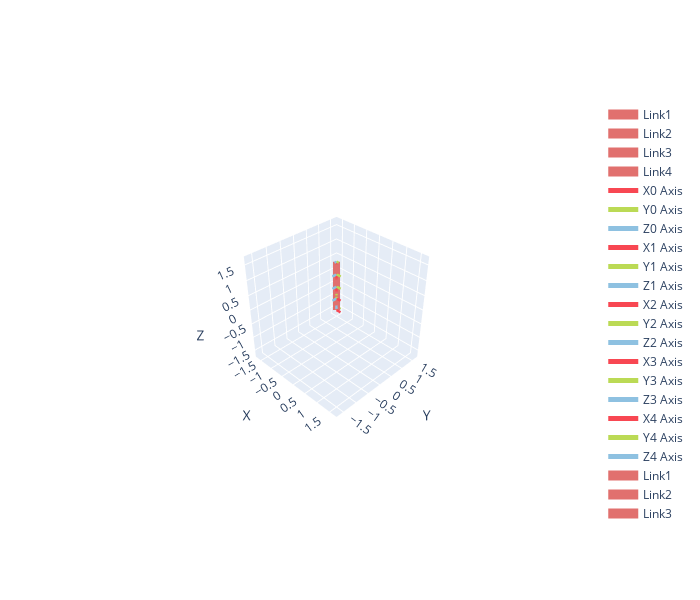

Source (notebook cell):
### Markdown cell above
or using the plotly backends:

### Code cell
# robot.plotly(robot.qz) # zero configuration
fig = robot.plotly(robot.qz, save=True, path='./fig/g4_plotly.png') # zero configuration
fig.show("png")

### Figure 1 — Plotly figure (JSON) as saved in the notebook; plotly's stock layout.template omitted (floating-point values rounded to 4 significant figures)
{"data": [{"line": {"color": "#E1706E", "width": 14}, "mode": "lines", "name": "Link1", "type": "scatter3d", "x": [0.0, 0.0], "y": [0.0, 0.0], "z": [0.0, 0.4]}, {"line": {"color": "#E1706E", "width": 14}, "mode": "lines", "name": "Link2", "type": "scatter3d", "x": [0.0, -2.449e-17], "y": [0.0, 2.449e-17], "z": [0.4, 0.8]}, {"line": {"color": "#E1706E", "width": 14}, "mode": "lines", "name": "Link3", "type": "scatter3d", "x": [-2.449e-17, -4.899e-17], "y": [2.449e-17, 4.899e-17], "z": [0.8, 1.2]}, {"line": {"color": "#E1706E", "width": 14}, "mode": "lines", "name": "Link4", "type": "scatter3d", "x": [-4.899e-17, -7.348e-17], "y": [4.899e-17, 7.348e-17], "z": [1.2, 1.6]}, {"line": {"color": "#F84752", "width": 5}, "mode": "lines", "name": "X0 Axis", "type": "scatter3d", "x": [0, 0.16], "y": [0, 0], "z": [0, 0]}, {"cmax": 1, "cmin": 0, "colorscale": [[0, "#F84752"], [1, "#F84752"]], "showscale": false, "sizemode": "absolute", "sizeref": 0.016, "type": "cone", "u": [1], "v": [0], "w": [0], "x": [0.16], "y": [0], "z": [0]}, {"line": {"color": "#BBDA55", "width": 5}, "mode": "lines", "name": "Y0 Axis", "type": "scatter3d", "x": [0, 0], "y": [0, 0.16], "z": [0, 0]}, {"cmax": 1, "cmin": 0, "colorscale": [[0, "#BBDA55"], [1, "#BBDA55"]], "showscale": false, "sizemode": "absolute", "sizeref": 0.016, "type": "cone", "u": [0], "v": [1], "w": [0], "x": [0], "y": [0.16], "z": [0]}, {"line": {"color": "#8EC1E1", "width": 5}, "mode": "lines", "name": "Z0 Axis", "type": "scatter3d", "x": [0, 0], "y": [0, 0], "z": [0, 0.16]}, {"cmax": 1, "cmin": 0, "colorscale": [[0, "#8EC1E1"], [1, "#8EC1E1"]], "showscale": false, "sizemode": "absolute", "sizeref": 0.016, "type": "cone", "u": [0], "v": [0], "w": [1], "x": [0], "y": [0], "z": [0.16]}, {"line": {"color": "#F84752", "width": 5}, "mode": "lines", "name": "X1 Axis", "type": "scatter3d", "x": [0, 0.16], "y": [0, 0], "z": [0.4, 0.4]}, {"cmax": 1, "cmin": 0, "colorscale": [[0, "#F84752"], [1, "#F84752"]], "showscale": false, "sizemode": "absolute", "sizeref": 0.016, "type": "cone", "u": [1], "v": [0], "w": [0], "x": [0.16], "y": [0], "z": [0.4]}, {"line": {"color": "#BBDA55", "width": 5}, "mode": "lines", "name": "Y1 Axis", "type": "scatter3d", "x": [0, 0], "y": [0, 9.797e-18], "z": [0.4, 0.56]}, {"cmax": 1, "cmin": 0, "colorscale": [[0, "#BBDA55"], [1, "#BBDA55"]], "showscale": false, "sizemode": "absolute", "sizeref": 0.016, "type": "cone", "u": [0], "v": [6.123e-17], "w": [1], "x": [0], "y": [9.797e-18], "z": [0.56]}, {"line": {"color": "#8EC1E1", "width": 5}, "mode": "lines", "name": "Z1 Axis", "type": "scatter3d", "x": [0, 0], "y": [0, -0.16], "z": [0.4, 0.4]}, {"cmax": 1, "cmin": 0, "colorscale": [[0, "#8EC1E1"], [1, "#8EC1E1"]], "showscale": false, "sizemode": "absolute", "sizeref": 0.016, "type": "cone", "u": [0], "v": [-1], "w": [6.123e-17], "x": [0], "y": [-0.16], "z": [0.4]}, {"line": {"color": "#F84752", "width": 5}, "mode": "lines", "name": "X2 Axis", "type": "scatter3d", "x": [-2.449e-17, -1.47e-17], "y": [2.449e-17, 1.47e-17], "z": [0.8, 0.64]}, {"cmax": 1, "cmin": 0, "colorscale": [[0, "#F84752"], [1, "#F84752"]], "showscale": false, "sizemode": "absolute", "sizeref": 0.016, "type": "cone", "u": [6.123e-17], "v": [-6.123e-17], "w": [-1], "x": [-1.47e-17], "y": [1.47e-17], "z": [0.64]}, {"line": {"color": "#BBDA55", "width": 5}, "mode": "lines", "name": "Y2 Axis", "type": "scatter3d", "x": [-2.449e-17, 0.16], "y": [2.449e-17, 2.449e-17], "z": [0.8, 0.8]}, {"cmax": 1, "cmin": 0, "colorscale": [[0, "#BBDA55"], [1, "#BBDA55"]], "showscale": false, "sizemode": "absolute", "sizeref": 0.016, "type": "cone", "u": [1], "v": [3.749e-33], "w": [6.123e-17], "x": [0.16], "y": [2.449e-17], "z": [0.8]}, {"line": {"color": "#8EC1E1", "width": 5}, "mode": "lines", "name": "Z2 Axis", "type": "scatter3d", "x": [-2.449e-17, -2.449e-17], "y": [2.449e-17, -0.16], "z": [0.8, 0.8]}, {"cmax": 1, "cmin": 0, "colorscale": [[0, "#8EC1E1"], [1, "#8EC1E1"]], "showscale": false, "sizemode": "absolute", "sizeref": 0.016, "type": "cone", "u": [0], "v": [-1], "w": [6.123e-17], "x": [-2.449e-17], "y": [-0.16], "z": [0.8]}, {"line": {"color": "#F84752", "width": 5}, "mode": "lines", "name": "X3 Axis", "type": "scatter3d", "x": [-4.899e-17, -3.919e-17], "y": [4.899e-17, 3.919e-17], "z": [1.2, 1.04]}, {"cmax": 1, "cmin": 0, "colorscale": [[0, "#F84752"], [1, "#F84752"]], "showscale": false, "sizemode": "absolute", "sizeref": 0.016, "type": "cone", "u": [6.123e-17], "v": [-6.123e-17], "w": [-1], "x": [-3.919e-17], "y": [3.919e-17], "z": [1.04]}, {"line": {"color": "#BBDA55", "width": 5}, "mode": "lines", "name": "Y3 Axis", "type": "scatter3d", "x": [-4.899e-17, 0.16], "y": [4.899e-17, 4.899e-17], "z": [1.2, 1.2]}, {"cmax": 1, "cmin": 0, "colorscale": [[0, "#BBDA55"], [1, "#BBDA55"]], "showscale": false, "sizemode": "absolute", "sizeref": 0.016, "type": "cone", "u": [1], "v": [3.749e-33], "w": [6.123e-17], "x": [0.16], "y": [4.899e-17], "z": [1.2]}, {"line": {"color": "#8EC1E1", "width": 5}, "mode": "lines", "name": "Z3 Axis", "type": "scatter3d", "x": [-4.899e-17, -4.899e-17], "y": [4.899e-17, -0.16], "z": [1.2, 1.2]}, {"cmax": 1, "cmin": 0, "colorscale": [[0, "#8EC1E1"], [1, "#8EC1E1"]], "showscale": false, "sizemode": "absolute", "sizeref": 0.016, "type": "cone", "u": [0], "v": [-1], "w": [6.123e-17], "x": [-4.899e-17], "y": [-0.16], "z": [1.2]}, {"line": {"color": "#F84752", "width": 5}, "mode": "lines", "name": "X4 Axis", "type": "scatter3d", "x": [-7.348e-17, -6.858e-17], "y": [7.348e-17, 6.858e-17], "z": [1.6, 1.52]}, {"cmax": 1, "cmin": 0, "colorscale": [[0, "#F84752"], [1, "#F84752"]], "showscale": false, "sizemode": "absolute", "sizeref": 0.008, "type": "cone", "u": [6.123e-17], "v": [-6.123e-17], "w": [-1], "x": [-6.858e-17], "y": [6.858e-17], "z": [1.52]}, {"line": {"color": "#BBDA55", "width": 5}, "mode": "lines", "name": "Y4 Axis", "type": "scatter3d", "x": [-7.348e-17, 0.08], "y": [7.348e-17, 7.348e-17], "z": [1.6, 1.6]}, {"cmax": 1, "cmin": 0, "colorscale": [[0, "#BBDA55"], [1, "#BBDA55"]], "showscale": false, "sizemode": "absolute", "sizeref": 0.008, "type": "cone", "u": [1], "v": [3.749e-33], "w": [6.123e-17], "x": [0.08], "y": [7.348e-17], "z": [1.6]}, {"line": {"color": "#8EC1E1", "width": 5}, "mode": "lines", "name": "Z4 Axis", "type": "scatter3d", "x": [-7.348e-17, -7.348e-17], "y": [7.348e-17, -0.08], "z": [1.6, 1.6]}, {"cmax": 1, "cmin": 0, "colorscale": [[0, "#8EC1E1"], [1, "#8EC1E1"]], "showscale": false, "sizemode": "absolute", "sizeref": 0.008, "type": "cone", "u": [0], "v": [-1], "w": [6.123e-17], "x": [-7.348e-17], "y": [-0.08], "z": [1.6]}, {"line": {"color": "#E1706E", "width": 14}, "mode": "lines", "name": "Link1", "type": "scatter3d", "x": [0.0, 0.0], "y": [0.0, 0.0], "z": [0.0, 0.4]}, {"line": {"color": "#E1706E", "width": 14}, "mode": "lines", "name": "Link2", "type": "scatter3d", "x": [0.0, -2.449e-17], "y": [0.0, 2.449e-17], "z": [0.4, 0.8]}, {"line": {"color": "#E1706E", "width": 14}, "mode": "lines", "name": "Link3", "type": "scatter3d", "x": [-2.449e-17, -4.899e-17], "y": [2.449e-17, 4.899e-17], "z": [0.8, 1.2]}, {"line": {"color": "#E1706E", "width": 14}, "mode": "lines", "name": "Link4", "type": "scatter3d", "x": [-4.899e-17, -7.348e-17], "y": [4.899e-17, 7.348e-17], "z": [1.2, 1.6]}, {"line": {"color": "#F84752", "width": 5}, "mode": "lines", "name": "X0 Axis", "type": "scatter3d", "x": [0, 0.16], "y": [0, 0], "z": [0, 0]}, {"cmax": 1, "cmin": 0, "colorscale": [[0, "#F84752"], [1, "#F84752"]], "showscale": false, "sizemode": "absolute", "sizeref": 0.016, "type": "cone", "u": [1], "v": [0], "w": [0], "x": [0.16], "y": [0], "z": [0]}, {"line": {"color": "#BBDA55", "width": 5}, "mode": "lines", "name": "Y0 Axis", "type": "scatter3d", "x": [0, 0], "y": [0, 0.16], "z": [0, 0]}, {"cmax": 1, "cmin": 0, "colorscale": [[0, "#BBDA55"], [1, "#BBDA55"]], "showscale": false, "sizemode": "absolute", "sizeref": 0.016, "type": "cone", "u": [0], "v": [1], "w": [0], "x": [0], "y": [0.16], "z": [0]}, {"line": {"color": "#8EC1E1", "width": 5}, "mode": "lines", "name": "Z0 Axis", "type": "scatter3d", "x": [0, 0], "y": [0, 0], "z": [0, 0.16]}, {"cmax": 1, "cmin": 0, "colorscale": [[0, "#8EC1E1"], [1, "#8EC1E1"]], "showscale": false, "sizemode": "absolute", "sizeref": 0.016, "type": "cone", "u": [0], "v": [0], "w": [1], "x": [0], "y": [0], "z": [0.16]}, {"line": {"color": "#F84752", "width": 5}, "mode": "lines", "name": "X1 Axis", "type": "scatter3d", "x": [0, 0.16], "y": [0, 0], "z": [0.4, 0.4]}, {"cmax": 1, "cmin": 0, "colorscale": [[0, "#F84752"], [1, "#F84752"]], "showscale": false, "sizemode": "absolute", "sizeref": 0.016, "type": "cone", "u": [1], "v": [0], "w": [0], "x": [0.16], "y": [0], "z": [0.4]}, {"line": {"color": "#BBDA55", "width": 5}, "mode": "lines", "name": "Y1 Axis", "type": "scatter3d", "x": [0, 0], "y": [0, 9.797e-18], "z": [0.4, 0.56]}, {"cmax": 1, "cmin": 0, "colorscale": [[0, "#BBDA55"], [1, "#BBDA55"]], "showscale": false, "sizemode": "absolute", "sizeref": 0.016, "type": "cone", "u": [0], "v": [6.123e-17], "w": [1], "x": [0], "y": [9.797e-18], "z": [0.56]}, {"line": {"color": "#8EC1E1", "width": 5}, "mode": "lines", "name": "Z1 Axis", "type": "scatter3d", "x": [0, 0], "y": [0, -0.16], "z": [0.4, 0.4]}, {"cmax": 1, "cmin": 0, "colorscale": [[0, "#8EC1E1"], [1, "#8EC1E1"]], "showscale": false, "sizemode": "absolute", "sizeref": 0.016, "type": "cone", "u": [0], "v": [-1], "w": [6.123e-17], "x": [0], "y": [-0.16], "z": [0.4]}, {"line": {"color": "#F84752", "width": 5}, "mode": "lines", "name": "X2 Axis", "type": "scatter3d", "x": [-2.449e-17, -1.47e-17], "y": [2.449e-17, 1.47e-17], "z": [0.8, 0.64]}, {"cmax": 1, "cmin": 0, "colorscale": [[0, "#F84752"], [1, "#F84752"]], "showscale": false, "sizemode": "absolute", "sizeref": 0.016, "type": "cone", "u": [6.123e-17], "v": [-6.123e-17], "w": [-1], "x": [-1.47e-17], "y": [1.47e-17], "z": [0.64]}, {"line": {"color": "#BBDA55", "width": 5}, "mode": "lines", "name": "Y2 Axis", "type": "scatter3d", "x": [-2.449e-17, 0.16], "y": [2.449e-17, 2.449e-17], "z": [0.8, 0.8]}, {"cmax": 1, "cmin": 0, "colorscale": [[0, "#BBDA55"], [1, "#BBDA55"]], "showscale": false, "sizemode": "absolute", "sizeref": 0.016, "type": "cone", "u": [1], "v": [3.749e-33], "w": [6.123e-17], "x": [0.16], "y": [2.449e-17], "z": [0.8]}, {"line": {"color": "#8EC1E1", "width": 5}, "mode": "lines", "name": "Z2 Axis", "type": "scatter3d", "x": [-2.449e-17, -2.449e-17], "y": [2.449e-17, -0.16], "z": [0.8, 0.8]}, {"cmax": 1, "cmin": 0, "colorscale": [[0, "#8EC1E1"], [1, "#8EC1E1"]], "showscale": false, "sizemode": "absolute", "sizeref": 0.016, "type": "cone", "u": [0], "v": [-1], "w": [6.123e-17], "x": [-2.449e-17], "y": [-0.16], "z": [0.8]}, {"line": {"color": "#F84752", "width": 5}, "mode": "lines", "name": "X3 Axis", "type": "scatter3d", "x": [-4.899e-17, -3.919e-17], "y": [4.899e-17, 3.919e-17], "z": [1.2, 1.04]}, {"cmax": 1, "cmin": 0, "colorscale": [[0, "#F84752"], [1, "#F84752"]], "showscale": false, "sizemode": "absolute", "sizeref": 0.016, "type": "cone", "u": [6.123e-17], "v": [-6.123e-17], "w": [-1], "x": [-3.919e-17], "y": [3.919e-17], "z": [1.04]}, {"line": {"color": "#BBDA55", "width": 5}, "mode": "lines", "name": "Y3 Axis", "type": "scatter3d", "x": [-4.899e-17, 0.16], "y": [4.899e-17, 4.899e-17], "z": [1.2, 1.2]}, {"cmax": 1, "cmin": 0, "colorscale": [[0, "#BBDA55"], [1, "#BBDA55"]], "showscale": false, "sizemode": "absolute", "sizeref": 0.016, "type": "cone", "u": [1], "v": [3.749e-33], "w": [6.123e-17], "x": [0.16], "y": [4.899e-17], "z": [1.2]}, {"line": {"color": "#8EC1E1", "width": 5}, "mode": "lines", "name": "Z3 Axis", "type": "scatter3d", "x": [-4.899e-17, -4.899e-17], "y": [4.899e-17, -0.16], "z": [1.2, 1.2]}, {"cmax": 1, "cmin": 0, "colorscale": [[0, "#8EC1E1"], [1, "#8EC1E1"]], "showscale": false, "sizemode": "absolute", "sizeref": 0.016, "type": "cone", "u": [0], "v": [-1], "w": [6.123e-17], "x": [-4.899e-17], "y": [-0.16], "z": [1.2]}, {"line": {"color": "#F84752", "width": 5}, "mode": "lines", "name": "X4 Axis", "type": "scatter3d", "x": [-7.348e-17, -6.858e-17], "y": [7.348e-17, 6.858e-17], "z": [1.6, 1.52]}, {"cmax": 1, "cmin": 0, "colorscale": [[0, "#F84752"], [1, "#F84752"]], "showscale": false, "sizemode": "absolute", "sizeref": 0.008, "type": "cone", "u": [6.123e-17], "v": [-6.123e-17], "w": [-1], "x": [-6.858e-17], "y": [6.858e-17], "z": [1.52]}, {"line": {"color": "#BBDA55", "width": 5}, "mode": "lines", "name": "Y4 Axis", "type": "scatter3d", "x": [-7.348e-17, 0.08], "y": [7.348e-17, 7.348e-17], "z": [1.6, 1.6]}, {"cmax": 1, "cmin": 0, "colorscale": [[0, "#BBDA55"], [1, "#BBDA55"]], "showscale": false, "sizemode": "absolute", "sizeref": 0.008, "type": "cone", "u": [1], "v": [3.749e-33], "w": [6.123e-17], "x": [0.08], "y": [7.348e-17], "z": [1.6]}, {"line": {"color": "#8EC1E1", "width": 5}, "mode": "lines", "name": "Z4 Axis", "type": "scatter3d", "x": [-7.348e-17, -7.348e-17], "y": [7.348e-17, -0.08], "z": [1.6, 1.6]}, {"cmax": 1, "cmin": 0, "colorscale": [[0, "#8EC1E1"], [1, "#8EC1E1"]], "showscale": false, "sizemode": "absolute", "sizeref": 0.008, "type": "cone", "u": [0], "v": [-1], "w": [6.123e-17], "x": [-7.348e-17], "y": [-0.08], "z": [1.6]}, {"line": {"color": "#E1706E", "width": 14}, "mode": "lines", "name": "Link1", "type": "scatter3d", "x": [0.0, 0.0], "y": [0.0, 0.0], "z": [0.0, 0.4]}, {"line": {"color": "#E1706E", "width": 14}, "mode": "lines", "name": "Link2", "type": "scatter3d", "x": [0.0, -2.449e-17], "y": [0.0, 2.449e-17], "z": [0.4, 0.8]}, {"line": {"color": "#E1706E", "width": 14}, "mode": "lines", "name": "Link3", "type": "scatter3d", "x": [-2.449e-17, -4.899e-17], "y": [2.449e-17, 4.899e-17], "z": [0.8, 1.2]}, {"line": {"color": "#E1706E", "width": 14}, "mode": "lines", "name": "Link4", "type": "scatter3d", "x": [-4.899e-17, -7.348e-17], "y": [4.899e-17, 7.348e-17], "z": [1.2, 1.6]}, {"line": {"color": "#F84752", "width": 5}, "mode": "lines", "name": "X0 Axis", "type": "scatter3d", "x": [0, 0.16], "y": [0, 0], "z": [0, 0]}, {"cmax": 1, "cmin": 0, "colorscale": [[0, "#F84752"], [1, "#F84752"]], "showscale": false, "sizemode": "absolute", "sizeref": 0.016, "type": "cone", "u": [1], "v": [0], "w": [0], "x": [0.16], "y": [0], "z": [0]}, {"line": {"color": "#BBDA55", "width": 5}, "mode": "lines", "name": "Y0 Axis", "type": "scatter3d", "x": [0, 0], "y": [0, 0.16], "z": [0, 0]}, {"cmax": 1, "cmin": 0, "colorscale": [[0, "#BBDA55"], [1, "#BBDA55"]], "showscale": false, "sizemode": "absolute", "sizeref": 0.016, "type": "cone", "u": [0], "v": [1], "w": [0], "x": [0], "y": [0.16], "z": [0]}, {"line": {"color": "#8EC1E1", "width": 5}, "mode": "lines", "name": "Z0 Axis", "type": "scatter3d", "x": [0, 0], "y": [0, 0], "z": [0, 0.16]}, {"cmax": 1, "cmin": 0, "colorscale": [[0, "#8EC1E1"], [1, "#8EC1E1"]], "showscale": false, "sizemode": "absolute", "sizeref": 0.016, "type": "cone", "u": [0], "v": [0], "w": [1], "x": [0], "y": [0], "z": [0.16]}, {"line": {"color": "#F84752", "width": 5}, "mode": "lines", "name": "X1 Axis", "type": "scatter3d", "x": [0, 0.16], "y": [0, 0], "z": [0.4, 0.4]}, {"cmax": 1, "cmin": 0, "colorscale": [[0, "#F84752"], [1, "#F84752"]], "showscale": false, "sizemode": "absolute", "sizeref": 0.016, "type": "cone", "u": [1], "v": [0], "w": [0], "x": [0.16], "y": [0], "z": [0.4]}, {"line": {"color": "#BBDA55", "width": 5}, "mode": "lines", "name": "Y1 Axis", "type": "scatter3d", "x": [0, 0], "y": [0, 9.797e-18], "z": [0.4, 0.56]}, {"cmax": 1, "cmin": 0, "colorscale": [[0, "#BBDA55"], [1, "#BBDA55"]], "showscale": false, "sizemode": "absolute", "sizeref": 0.016, "type": "cone", "u": [0], "v": [6.123e-17], "w": [1], "x": [0], "y": [9.797e-18], "z": [0.56]}, {"line": {"color": "#8EC1E1", "width": 5}, "mode": "lines", "name": "Z1 Axis", "type": "scatter3d", "x": [0, 0], "y": [0, -0.16], "z": [0.4, 0.4]}, {"cmax": 1, "cmin": 0, "colorscale": [[0, "#8EC1E1"], [1, "#8EC1E1"]], "showscale": false, "sizemode": "absolute", "sizeref": 0.016, "type": "cone", "u": [0], "v": [-1], "w": [6.123e-17], "x": [0], "y": [-0.16], "z": [0.4]}, {"line": {"color": "#F84752", "width": 5}, "mode": "lines", "name": "X2 Axis", "type": "scatter3d", "x": [-2.449e-17, -1.47e-17], "y": [2.449e-17, 1.47e-17], "z": [0.8, 0.64]}, {"cmax": 1, "cmin": 0, "colorscale": [[0, "#F84752"], [1, "#F84752"]], "showscale": false, "sizemode": "absolute", "sizeref": 0.016, "type": "cone", "u": [6.123e-17], "v": [-6.123e-17], "w": [-1], "x": [-1.47e-17], "y": [1.47e-17], "z": [0.64]}, {"line": {"color": "#BBDA55", "width": 5}, "mode": "lines", "name": "Y2 Axis", "type": "scatter3d", "x": [-2.449e-17, 0.16], "y": [2.449e-17, 2.449e-17], "z": [0.8, 0.8]}, {"cmax": 1, "cmin": 0, "colorscale": [[0, "#BBDA55"], [1, "#BBDA55"]], "showscale": false, "sizemode": "absolute", "sizeref": 0.016, "type": "cone", "u": [1], "v": [3.749e-33], "w": [6.123e-17], "x": [0.16], "y": [2.449e-17], "z": [0.8]}, {"line": {"color": "#8EC1E1", "width": 5}, "mode": "lines", "name": "Z2 Axis", "type": "scatter3d", "x": [-2.449e-17, -2.449e-17], "y": [2.449e-17, -0.16], "z": [0.8, 0.8]}, {"cmax": 1, "cmin": 0, "colorscale": [[0, "#8EC1E1"], [1, "#8EC1E1"]], "showscale": false, "sizemode": "absolute", "sizeref": 0.016, "type": "cone", "u": [0], "v": [-1], "w": [6.123e-17], "x": [-2.449e-17], "y": [-0.16], "z": [0.8]}, {"line": {"color": "#F84752", "width": 5}, "mode": "lines", "name": "X3 Axis", "type": "scatter3d", "x": [-4.899e-17, -3.919e-17], "y": [4.899e-17, 3.919e-17], "z": [1.2, 1.04]}, {"cmax": 1, "cmin": 0, "colorscale": [[0, "#F84752"], [1, "#F84752"]], "showscale": false, "sizemode": "absolute", "sizeref": 0.016, "type": "cone", "u": [6.123e-17], "v": [-6.123e-17], "w": [-1], "x": [-3.919e-17], "y": [3.919e-17], "z": [1.04]}, {"line": {"color": "#BBDA55", "width": 5}, "mode": "lines", "name": "Y3 Axis", "type": "scatter3d", "x": [-4.899e-17, 0.16], "y": [4.899e-17, 4.899e-17], "z": [1.2, 1.2]}, {"cmax": 1, "cmin": 0, "colorscale": [[0, "#BBDA55"], [1, "#BBDA55"]], "showscale": false, "sizemode": "absolute", "sizeref": 0.016, "type": "cone", "u": [1], "v": [3.749e-33], "w": [6.123e-17], "x": [0.16], "y": [4.899e-17], "z": [1.2]}, {"line": {"color": "#8EC1E1", "width": 5}, "mode": "lines", "name": "Z3 Axis", "type": "scatter3d", "x": [-4.899e-17, -4.899e-17], "y": [4.899e-17, -0.16], "z": [1.2, 1.2]}, {"cmax": 1, "cmin": 0, "colorscale": [[0, "#8EC1E1"], [1, "#8EC1E1"]], "showscale": false, "sizemode": "absolute", "sizeref": 0.016, "type": "cone", "u": [0], "v": [-1], "w": [6.123e-17], "x": [-4.899e-17], "y": [-0.16], "z": [1.2]}, {"line": {"color": "#F84752", "width": 5}, "mode": "lines", "name": "X4 Axis", "type": "scatter3d", "x": [-7.348e-17, -6.858e-17], "y": [7.348e-17, 6.858e-17], "z": [1.6, 1.52]}, {"cmax": 1, "cmin": 0, "colorscale": [[0, "#F84752"], [1, "#F84752"]], "showscale": false, "sizemode": "absolute", "sizeref": 0.008, "type": "cone", "u": [6.123e-17], "v": [-6.123e-17], "w": [-1], "x": [-6.858e-17], "y": [6.858e-17], "z": [1.52]}, {"line": {"color": "#BBDA55", "width": 5}, "mode": "lines", "name": "Y4 Axis", "type": "scatter3d", "x": [-7.348e-17, 0.08], "y": [7.348e-17, 7.348e-17], "z": [1.6, 1.6]}, {"cmax": 1, "cmin": 0, "colorscale": [[0, "#BBDA55"], [1, "#BBDA55"]], "showscale": false, "sizemode": "absolute", "sizeref": 0.008, "type": "cone", "u": [1], "v": [3.749e-33], "w": [6.123e-17], "x": [0.08], "y": [7.348e-17], "z": [1.6]}, {"line": {"color": "#8EC1E1", "width": 5}, "mode": "lines", "name": "Z4 Axis", "type": "scatter3d", "x": [-7.348e-17, -7.348e-17], "y": [7.348e-17, -0.08], "z": [1.6, 1.6]}, {"cmax": 1, "cmin": 0, "colorscale": [[0, "#8EC1E1"], [1, "#8EC1E1"]], "showscale": false, "sizemode": "absolute", "sizeref": 0.008, "type": "cone", "u": [0], "v": [-1], "w": [6.123e-17], "x": [-7.348e-17], "y": [-0.08], "z": [1.6]}, {"line": {"color": "#E1706E", "width": 14}, "mode": "lines", "name": "Link1", "type": "scatter3d", "x": [0.0, 0.0], "y": [0.0, 0.0], "z": [0.0, 0.4]}, {"line": {"color": "#E1706E", "width": 14}, "mode": "lines", "name": "Link2", "type": "scatter3d", "x": [0.0, -2.449e-17], "y": [0.0, 2.449e-17], "z": [0.4, 0.8]}, {"line": {"color": "#E1706E", "width": 14}, "mode": "lines", "name": "Link3", "type": "scatter3d", "x": [-2.449e-17, -4.899e-17], "y": [2.449e-17, 4.899e-17], "z": [0.8, 1.2]}, {"line": {"color": "#E1706E", "width": 14}, "mode": "lines", "name": "Link4", "type": "scatter3d", "x": [-4.899e-17, -7.348e-17], "y": [4.899e-17, 7.348e-17], "z": [1.2, 1.6]}, {"line": {"color": "#F84752", "width": 5}, "mode": "lines", "name": "X0 Axis", "type": "scatter3d", "x": [0, 0.16], "y": [0, 0], "z": [0, 0]}, {"cmax": 1, "cmin": 0, "colorscale": [[0, "#F84752"], [1, "#F84752"]], "showscale": false, "sizemode": "absolute", "sizeref": 0.016, "type": "cone", "u": [1], "v": [0], "w": [0], "x": [0.16], "y": [0], "z": [0]}, {"line": {"color": "#BBDA55", "width": 5}, "mode": "lines", "name": "Y0 Axis", "type": "scatter3d", "x": [0, 0], "y": [0, 0.16], "z": [0, 0]}, {"cmax": 1, "cmin": 0, "colorscale": [[0, "#BBDA55"], [1, "#BBDA55"]], "showscale": false, "sizemode": "absolute", "sizeref": 0.016, "type": "cone", "u": [0], "v": [1], "w": [0], "x": [0], "y": [0.16], "z": [0]}, {"line": {"color": "#8EC1E1", "width": 5}, "mode": "lines", "name": "Z0 Axis", "type": "scatter3d", "x": [0, 0], "y": [0, 0], "z": [0, 0.16]}, {"cmax": 1, "cmin": 0, "colorscale": [[0, "#8EC1E1"], [1, "#8EC1E1"]], "showscale": false, "sizemode": "absolute", "sizeref": 0.016, "type": "cone", "u": [0], "v": [0], "w": [1], "x": [0], "y": [0], "z": [0.16]}, {"line": {"color": "#F84752", "width": 5}, "mode": "lines", "name": "X1 Axis", "type": "scatter3d", "x": [0, 0.16], "y": [0, 0], "z": [0.4, 0.4]}, {"cmax": 1, "cmin": 0, "colorscale": [[0, "#F84752"], [1, "#F84752"]], "showscale": false, "sizemode": "absolute", "sizeref": 0.016, "type": "cone", "u": [1], "v": [0], "w": [0], "x": [0.16], "y": [0], "z": [0.4]}, {"line": {"color": "#BBDA55", "width": 5}, "mode": "lines", "name": "Y1 Axis", "type": "scatter3d", "x": [0, 0], "y": [0, 9.797e-18], "z": [0.4, 0.56]}, {"cmax": 1, "cmin": 0, "colorscale": [[0, "#BBDA55"], [1, "#BBDA55"]], "showscale": false, "sizemode": "absolute", "sizeref": 0.016, "type": "cone", "u": [0], "v": [6.123e-17], "w": [1], "x": [0], "y": [9.797e-18], "z": [0.56]}, {"line": {"color": "#8EC1E1", "width": 5}, "mode": "lines", "name": "Z1 Axis", "type": "scatter3d", "x": [0, 0], "y": [0, -0.16], "z": [0.4, 0.4]}, {"cmax": 1, "cmin": 0, "colorscale": [[0, "#8EC1E1"], [1, "#8EC1E1"]], "showscale": false, "sizemode": "absolute", "sizeref": 0.016, "type": "cone", "u": [0], "v": [-1], "w": [6.123e-17], "x": [0], "y": [-0.16], "z": [0.4]}, {"line": {"color": "#F84752", "width": 5}, "mode": "lines", "name": "X2 Axis", "type": "scatter3d", "x": [-2.449e-17, -1.47e-17], "y": [2.449e-17, 1.47e-17], "z": [0.8, 0.64]}, {"cmax": 1, "cmin": 0, "colorscale": [[0, "#F84752"], [1, "#F84752"]], "showscale": false, "sizemode": "absolute", "sizeref": 0.016, "type": "cone", "u": [6.123e-17], "v": [-6.123e-17], "w": [-1], "x": [-1.47e-17], "y": [1.47e-17], "z": [0.64]}, {"line": {"color": "#BBDA55", "width": 5}, "mode": "lines", "name": "Y2 Axis", "type": "scatter3d", "x": [-2.449e-17, 0.16], "y": [2.449e-17, 2.449e-17], "z": [0.8, 0.8]}, {"cmax": 1, "cmin": 0, "colorscale": [[0, "#BBDA55"], [1, "#BBDA55"]], "showscale": false, "sizemode": "absolute", "sizeref": 0.016, "type": "cone", "u": [1], "v": [3.749e-33], "w": [6.123e-17], "x": [0.16], "y": [2.449e-17], "z": [0.8]}, {"line": {"color": "#8EC1E1", "width": 5}, "mode": "lines", "name": "Z2 Axis", "type": "scatter3d", "x": [-2.449e-17, -2.449e-17], "y": [2.449e-17, -0.16], "z": [0.8, 0.8]}, {"cmax": 1, "cmin": 0, "colorscale": [[0, "#8EC1E1"], [1, "#8EC1E1"]], "showscale": false, "sizemode": "absolute", "sizeref": 0.016, "type": "cone", "u": [0], "v": [-1], "w": [6.123e-17], "x": [-2.449e-17], "y": [-0.16], "z": [0.8]}, {"line": {"color": "#F84752", "width": 5}, "mode": "lines", "name": "X3 Axis", "type": "scatter3d", "x": [-4.899e-17, -3.919e-17], "y": [4.899e-17, 3.919e-17], "z": [1.2, 1.04]}, {"cmax": 1, "cmin": 0, "colorscale": [[0, "#F84752"], [1, "#F84752"]], "showscale": false, "sizemode": "absolute", "sizeref": 0.016, "type": "cone", "u": [6.123e-17], "v": [-6.123e-17], "w": [-1], "x": [-3.919e-17], "y": [3.919e-17], "z": [1.04]}, {"line": {"color": "#BBDA55", "width": 5}, "mode": "lines", "name": "Y3 Axis", "type": "scatter3d", "x": [-4.899e-17, 0.16], "y": [4.899e-17, 4.899e-17], "z": [1.2, 1.2]}, {"cmax": 1, "cmin": 0, "colorscale": [[0, "#BBDA55"], [1, "#BBDA55"]], "showscale": false, "sizemode": "absolute", "sizeref": 0.016, "type": "cone", "u": [1], "v": [3.749e-33], "w": [6.123e-17], "x": [0.16], "y": [4.899e-17], "z": [1.2]}, {"line": {"color": "#8EC1E1", "width": 5}, "mode": "lines", "name": "Z3 Axis", "type": "scatter3d", "x": [-4.899e-17, -4.899e-17], "y": [4.899e-17, -0.16], "z": [1.2, 1.2]}, {"cmax": 1, "cmin": 0, "colorscale": [[0, "#8EC1E1"], [1, "#8EC1E1"]], "showscale": false, "sizemode": "absolute", "sizeref": 0.016, "type": "cone", "u": [0], "v": [-1], "w": [6.123e-17], "x": [-4.899e-17], "y": [-0.16], "z": [1.2]}, {"line": {"color": "#F84752", "width": 5}, "mode": "lines", "name": "X4 Axis", "type": "scatter3d", "x": [-7.348e-17, -6.858e-17], "y": [7.348e-17, 6.858e-17], "z": [1.6, 1.52]}, {"cmax": 1, "cmin": 0, "colorscale": [[0, "#F84752"], [1, "#F84752"]], "showscale": false, "sizemode": "absolute", "sizeref": 0.008, "type": "cone", "u": [6.123e-17], "v": [-6.123e-17], "w": [-1], "x": [-6.858e-17], "y": [6.858e-17], "z": [1.52]}, {"line": {"color": "#BBDA55", "width": 5}, "mode": "lines", "name": "Y4 Axis", "type": "scatter3d", "x": [-7.348e-17, 0.08], "y": [7.348e-17, 7.348e-17], "z": [1.6, 1.6]}, {"cmax": 1, "cmin": 0, "colorscale": [[0, "#BBDA55"], [1, "#BBDA55"]], "showscale": false, "sizemode": "absolute", "sizeref": 0.008, "type": "cone", "u": [1], "v": [3.749e-33], "w": [6.123e-17], "x": [0.08], "y": [7.348e-17], "z": [1.6]}, {"line": {"color": "#8EC1E1", "width": 5}, "mode": "lines", "name": "Z4 Axis", "type": "scatter3d", "x": [-7.348e-17, -7.348e-17], "y": [7.348e-17, -0.08], "z": [1.6, 1.6]}, {"cmax": 1, "cmin": 0, "colorscale": [[0, "#8EC1E1"], [1, "#8EC1E1"]], "showscale": false, "sizemode": "absolute", "sizeref": 0.008, "type": "cone", "u": [0], "v": [-1], "w": [6.123e-17], "x": [-7.348e-17], "y": [-0.08], "z": [1.6]}], "layout": {"height": 600, "scene": {"aspectmode": "cube", "camera": {"center": {"x": 0, "y": 0, "z": 0}, "eye": {"x": 2.4, "y": -2.4, "z": 2.4}, "up": {"x": 0, "y": 0, "z": 1}}, "xaxis": {"nticks": 10, "range": [-1.76, 1.76], "title": {"text": "X"}}, "yaxis": {"nticks": 10, "range": [-1.76, 1.76], "title": {"text": "Y"}}, "zaxis": {"nticks": 10, "range": [-1.76, 1.76], "title": {"text": "Z"}}}, "width": 700}}
